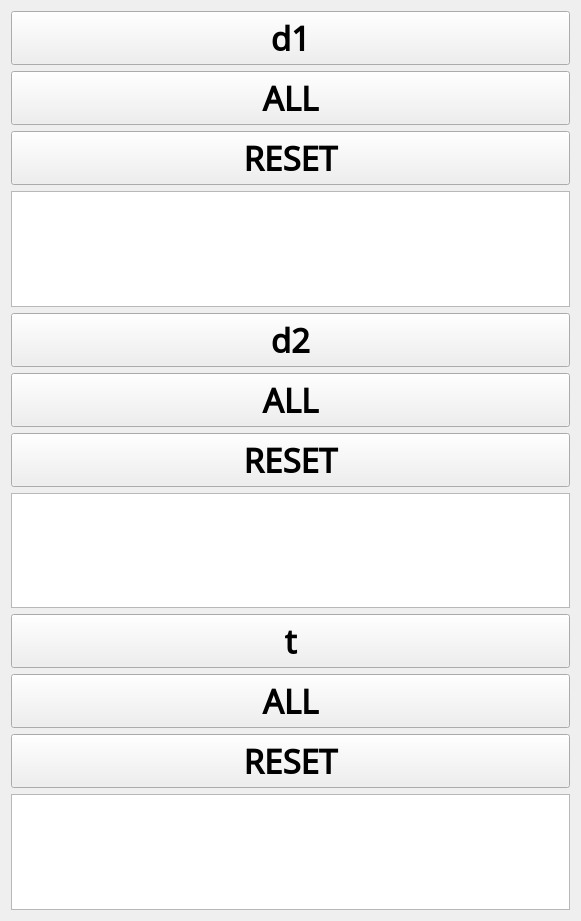
   <widget class="QWidget" name="layoutWidget_7">
    <property name="geometry">
     <rect>
      <x>10</x>
      <y>10</y>
      <width>581</width>
      <height>921</height>
     </rect>
    </property>
    <layout class="QVBoxLayout" name="verticalLayout_8">
     <item>
      <widget class="QPushButton" name="pushButton_320">
       <property name="font">
        <font>
         <family>Noto Sans Bassa Vah</family>
         <pointsize>25</pointsize>
         <weight>75</weight>
         <bold>true</bold>
        </font>
       </property>
       <property name="text">
        <string>d1</string>
       </property>
      </widget>
     </item>
     <item>
      <widget class="QPushButton" name="pushButton_321">
       <property name="font">
        <font>
         <family>Noto Sans Bassa Vah</family>
         <pointsize>25</pointsize>
         <weight>75</weight>
         <bold>true</bold>
        </font>
       </property>
       <property name="text">
        <string>ALL</string>
       </property>
      </widget>
     </item>
     <item>
      <widget class="QPushButton" name="pushButton_322">
       <property name="font">
        <font>
         <family>Noto Sans Bassa Vah</family>
         <pointsize>25</pointsize>
         <weight>75</weight>
         <bold>true</bold>
        </font>
       </property>
       <property name="text">
        <string>RESET</string>
       </property>
      </widget>
     </item>
     <item>
      <widget class="QPlainTextEdit" name="plainTextEdit_22">
       <property name="font">
        <font>
         <pointsize>18</pointsize>
        </font>
       </property>
      </widget>
     </item>
     <item>
      <widget class="QPushButton" name="pushButton_323">
       <property name="font">
        <font>
         <family>Noto Sans Bassa Vah</family>
         <pointsize>25</pointsize>
         <weight>75</weight>
         <bold>true</bold>
        </font>
       </property>
       <property name="text">
        <string>d2</string>
       </property>
      </widget>
     </item>
     <item>
      <widget class="QPushButton" name="pushButton_324">
       <property name="font">
        <font>
         <family>Noto Sans Bassa Vah</family>
         <pointsize>25</pointsize>
         <weight>75</weight>
         <bold>true</bold>
        </font>
       </property>
       <property name="text">
        <string>ALL</string>
       </property>
      </widget>
     </item>
     <item>
      <widget class="QPushButton" name="pushButton_325">
       <property name="font">
        <font>
         <family>Noto Sans Bassa Vah</family>
         <pointsize>25</pointsize>
         <weight>75</weight>
         <bold>true</bold>
        </font>
       </property>
       <property name="text">
        <string>RESET</string>
       </property>
      </widget>
     </item>
     <item>
      <widget class="QPlainTextEdit" name="plainTextEdit_23">
       <property name="font">
        <font>
         <pointsize>18</pointsize>
        </font>
       </property>
      </widget>
     </item>
     <item>
      <widget class="QPushButton" name="pushButton_326">
       <property name="font">
        <font>
         <family>Noto Sans Bassa Vah</family>
         <pointsize>25</pointsize>
         <weight>75</weight>
         <bold>true</bold>
        </font>
       </property>
       <property name="text">
        <string>t</string>
       </property>
      </widget>
     </item>
     <item>
      <widget class="QPushButton" name="pushButton_327">
       <property name="font">
        <font>
         <family>Noto Sans Bassa Vah</family>
         <pointsize>25</pointsize>
         <weight>75</weight>
         <bold>true</bold>
        </font>
       </property>
       <property name="text">
        <string>ALL</string>
       </property>
      </widget>
     </item>
     <item>
      <widget class="QPushButton" name="pushButton_328">
       <property name="font">
        <font>
         <family>Noto Sans Bassa Vah</family>
         <pointsize>25</pointsize>
         <weight>75</weight>
         <bold>true</bold>
        </font>
       </property>
       <property name="text">
        <string>RESET</string>
       </property>
      </widget>
     </item>
     <item>
      <widget class="QPlainTextEdit" name="plainTextEdit_24">
       <property name="font">
        <font>
         <pointsize>18</pointsize>
        </font>
       </property>
      </widget>
     </item>
    </layout>
   </widget>
